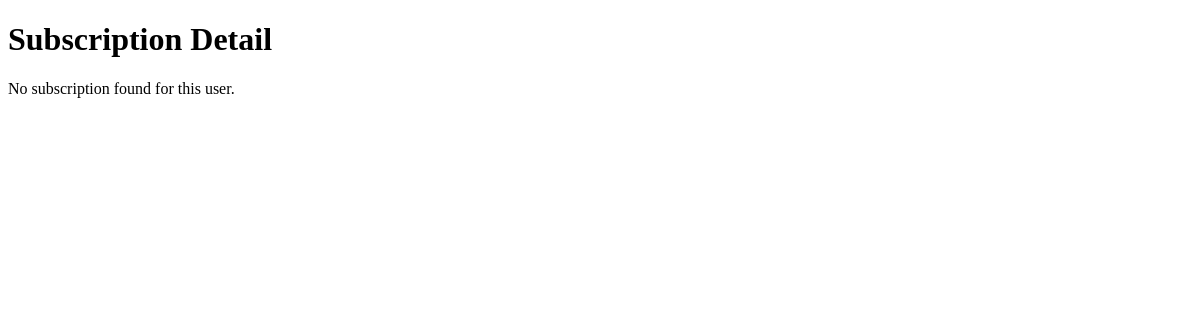
Page /pay/subscription/detail/ (signed in) on the earlier database version.
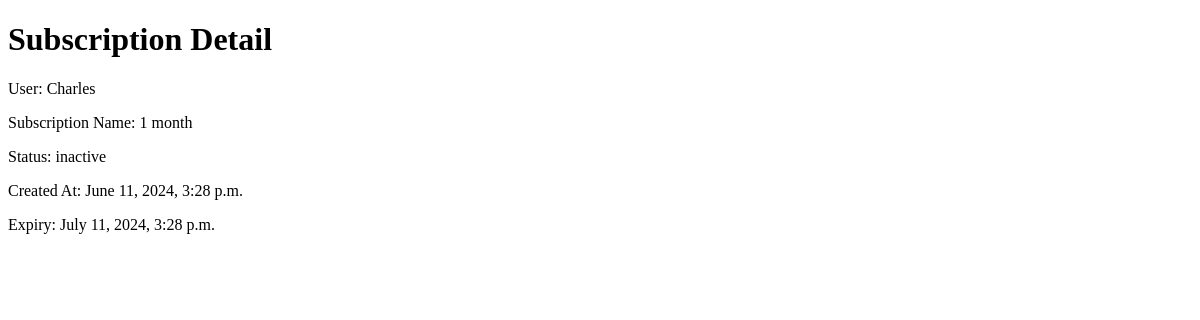
Same page on the later database version.
### payment/models.py (models this page shows, shortened)
class Subscription(models.Model):
    STATUS_CHOICES = [
        ('Inactive', 'Inactive'),
        ('Active', 'Active'),
        ('Expired', 'Expired'),
    ]
    DURATION_CHOICES = [
        ("1 month", "1 month"),
        ("2 months", "2 months"),
        ("3 months", "3 months"),
    ]
    name = models.CharField(max_length=20, choices=DURATION_CHOICES)
    user = models.ForeignKey(User, on_delete=models.CASCADE)
    created_at = models.DateTimeField(default=timezone.now)
    expiry = models.DateTimeField()
    status = models.CharField(max_length=20, choices=STATUS_CHOICES, default='inactive')

### userauth/models.py (models this page shows)
class User(AbstractUser):
    email = models.EmailField(unique=True)
    first_name = models.CharField(max_length=150, blank=True)
    last_name = models.CharField(max_length=150, blank=True)
    phone_number = models.CharField(max_length=25, blank=True)
    whatsapp_number = models.CharField(max_length=25, blank=True)
    USERNAME_FIELD = 'email'
    REQUIRED_FIELDS = ['username']
    def __str__(self):
        return self.username

### payment/views.py (the view)
# urls.py: path('subscription/detail/', views.subscription_detail, name='subscription_detail'),
@login_required
def subscription_detail(request):
    user = request.user
    subscription = Subscription.objects.filter(user=user).first()
    context = {'subscription': subscription}
    return render(request, 'subscription_detail.html', context)

### templates/subscription_detail.html (shortened to what this page needs)
<!DOCTYPE html>
<html lang="en">
<head>
</head>
<body>
    <h1>Subscription Detail</h1>
    {% if subscription %}
        <p>User: {{ subscription.user }}</p>
        <p>Subscription Name: {{ subscription.name }}</p>
        <p>Status: {{ subscription.status }}</p>
        <p>Created At: {{ subscription.created_at }}</p>
        <p>Expiry: {{ subscription.expiry }}</p>
    {% else %}
        <p>No subscription found for this user.</p>
    {% endif %}
</body>
</html>

Differences in the rows shown:
added Subscription: user "Charles", name "1 month", status "inactive", created_at "June 11, 2024, 3:28 p.m.", expiry "July 11, 2024, 3:28 p.m."
Other differences:
text no longer shown: "No subscription found for this user."
text now shown: "User: Subscription Name: Status: Created At: Expiry:"
